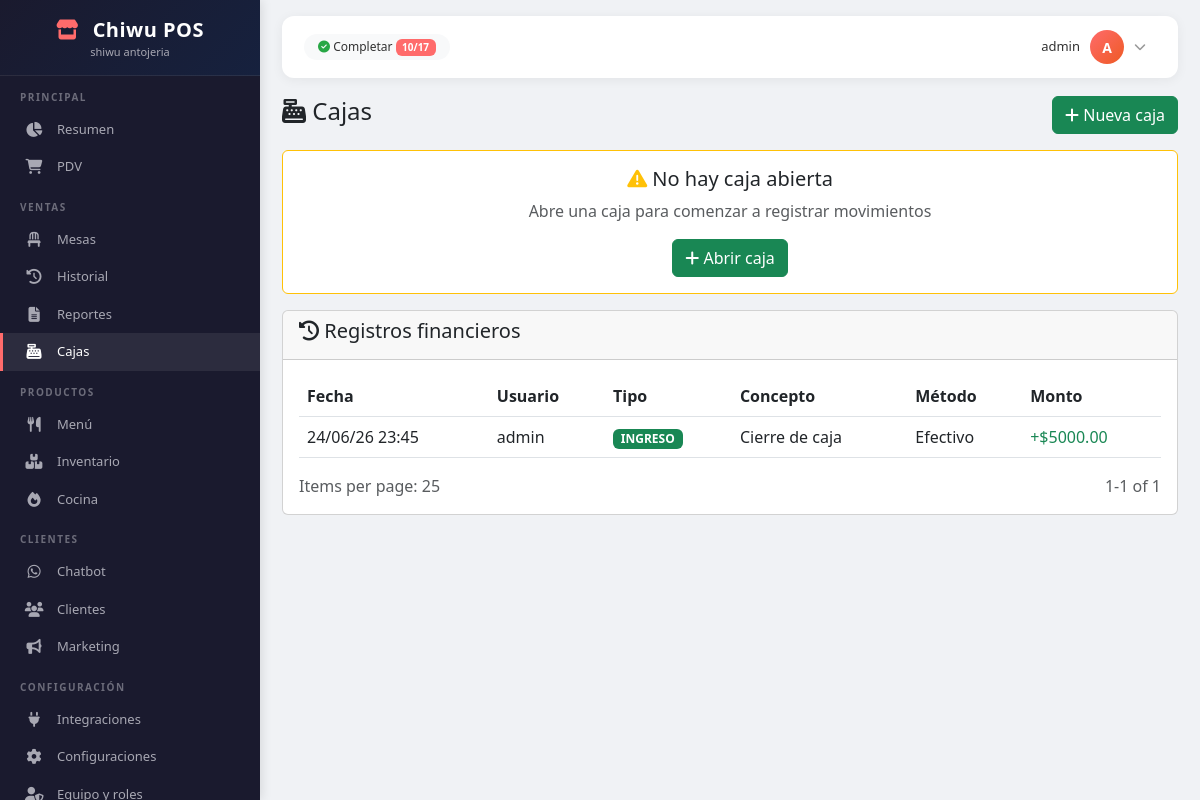
Page /pos/cajas/ (signed in) on the earlier database version.
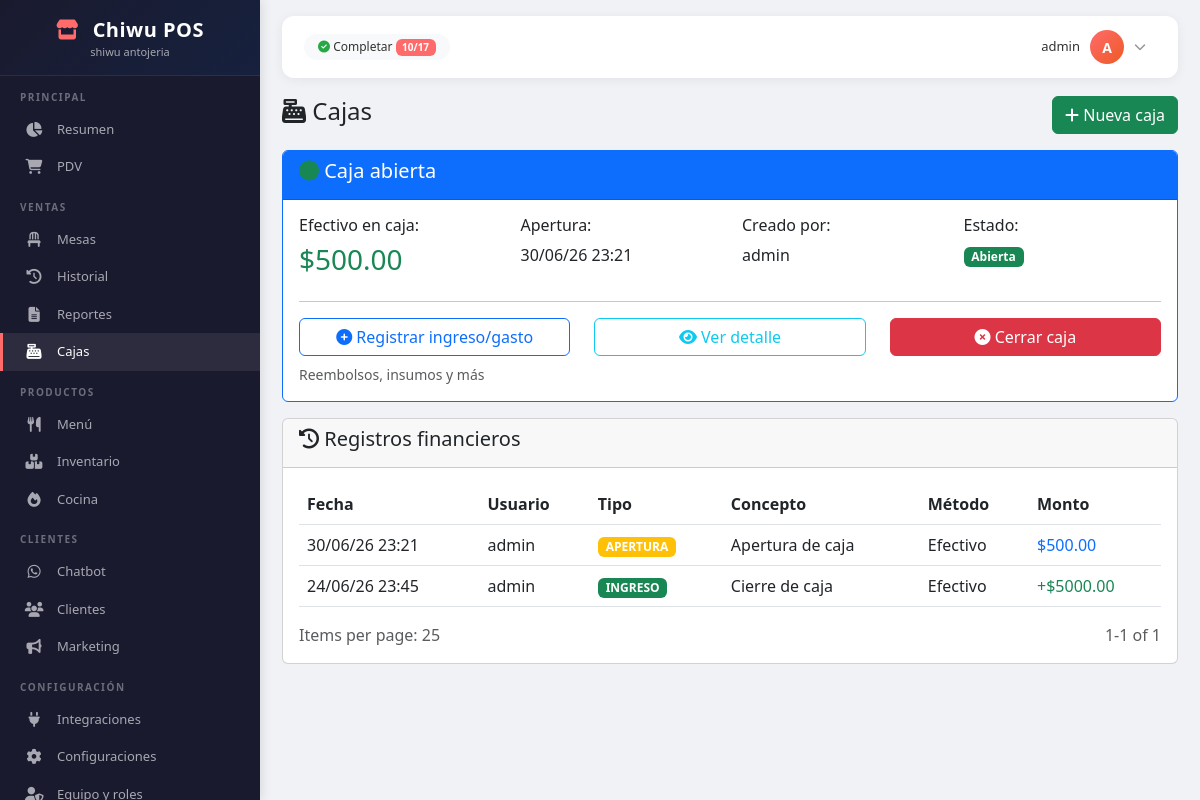
Same page on the later database version.
### sales/models.py (models this page shows, shortened)
class CashRegister(models.Model):
    user = models.ForeignKey(User, on_delete=models.PROTECT, related_name='cash_registers')
    branch = models.ForeignKey('accounts.Branch', on_delete=models.PROTECT, related_name='cash_registers', null=True, blank=True)
    opening_balance = models.DecimalField('Saldo inicial', max_digits=12, decimal_places=2, default=0)
    closing_balance = models.DecimalField('Saldo final', max_digits=12, decimal_places=2, null=True, blank=True)
    is_open = models.BooleanField('Abierta', default=False)
    opened_at = models.DateTimeField('Apertura', auto_now_add=True)
    closed_at = models.DateTimeField('Cierre', null=True, blank=True)

### sales/views.py (the view)
# urls.py: path('cajas/', views.cash_registers, name='cash_registers'),
@login_required
def cash_registers(request):
    cash_register = CashRegister.objects.filter(
        user=request.user,
        is_open=True
    ).first()
    registers = CashRegister.objects.filter(
        user=request.user
    ).order_by('-opened_at')
    context = {
        'cash_register': cash_register,
        'registers': registers[:25],
    }
    return render(request, 'sales/cash_registers.html', context)

### templates/sales/cash_registers.html (shortened to what the changed rows need)
{% extends 'layouts/base.html' %}
{% load static %}
{% block content %}
{% if cash_register %}
<div class="card mb-3 border-primary">
    <div class="card-header bg-primary text-white">
        <h5><i class="fas fa-circle text-success"></i> Caja abierta</h5>
    </div>
    <div class="card-body">
        <div class="row">
            <div class="col-md-3">
                <h6>Efectivo en caja:</h6>
                <h3 class="text-success">${{ cash_register.opening_balance|floatformat:2 }}</h3>
            </div>
            <div class="col-md-3">
                <h6>Apertura:</h6>
                <p>{{ cash_register.opened_at|date:"d/m/y H:i" }}</p>
            </div>
            <div class="col-md-3">
                <h6>Creado por:</h6>
                <p>{{ cash_register.user.username }}</p>
            </div>
            <div class="col-md-3">
                <h6>Estado:</h6>
                <span class="badge bg-success">Abierta</span>
            </div>
        </div>
        <hr>
        <div class="row">
            <div class="col-md-4">
                <button class="btn btn-outline-primary w-100" onclick="registerTransaction()">
                    <i class="fas fa-plus-circle"></i> Registrar ingreso/gasto
                </button>
            </div>
            <div class="col-md-4">
                <button class="btn btn-outline-info w-100" onclick="viewDetails()">
                    <i class="fas fa-eye"></i> Ver detalle
                </button>
            </div>
            <div class="col-md-4">
                <button class="btn btn-danger w-100" onclick="closeCashRegister('{{ cash_register.id }}')">
                    <i class="fas fa-times-circle"></i> Cerrar caja
                </button>
            </div>
        </div>
        <small class="text-muted mt-2 d-block">Reembolsos, insumos y más</small>
    </div>
</div>
{% else %}
<div class="card mb-3 border-warning">
    <div class="card-body text-center">
        <h5><i class="fas fa-exclamation-triangle text-warning"></i> No hay caja abierta</h5>
        <p class="text-muted">Abre una caja para comenzar a registrar movimientos</p>
        <button class="btn btn-success" onclick="openCashRegister()">
            <i class="fas fa-plus"></i> Abrir caja
        </button>
    </div>
</div>
{% endif %}
<div class="card">
    <div class="card-body">
        <div class="table-responsive">
            <table class="table table-hover">
                <thead>
                    <tr>
                        <th>Fecha</th>
                        <th>Usuario</th>
                        <th>Tipo</th>
                        <th>Concepto</th>
                        <th>Método</th>
                        <th>Monto</th>
                    </tr>
                </thead>
                <tbody>
                    {% for register in registers %}
                    <tr>
                        <td>{{ register.opened_at|date:"d/m/y H:i" }}</td>
                        <td>{{ register.user.username }}</td>
                        <td>
                            {% if register.closing_balance %}
                                <span class="badge bg-success">INGRESO</span>
                            {% else %}
                                <span class="badge bg-warning">APERTURA</span>
                            {% endif %}
                        </td>
                        <td>
                            {% if register.closing_balance %}
                                Cierre de caja
                            {% else %}
                                Apertura de caja
                            {% endif %}
                        </td>
                        <td>Efectivo</td>
                        <td>
                            {% if register.closing_balance %}
                                <span class="text-success">+${{ register.closing_balance|floatformat:2 }}</span>
                            {% else %}
                                <span class="text-primary">${{ register.opening_balance|floatformat:2 }}</span>
                            {% endif %}
                        </td>
                    </tr>
                    {% empty %}
                    <tr>
                        <td colspan="6" class="text-center text-muted">No hay registros financieros</td>
                    </tr>
                    {% endfor %}
                </tbody>
            </table>
        </div>
    </div>
</div>
{% endblock %}

Differences in the rows shown:
added CashRegister: opening_balance "500.00", opened_at "30/06/26 23:21", user.username "admin", shows "APERTURA", shows "Apertura de caja"
Other differences:
text no longer shown: "No hay caja abierta Abre una caja para comenzar a registrar movimientos Abrir caja"
text now shown: "Caja abierta Efectivo en caja: $ Apertura: Creado por: Estado: Abierta Registrar ingreso/gasto Ver detalle Cerrar caja Reembolsos, insumos y más"
